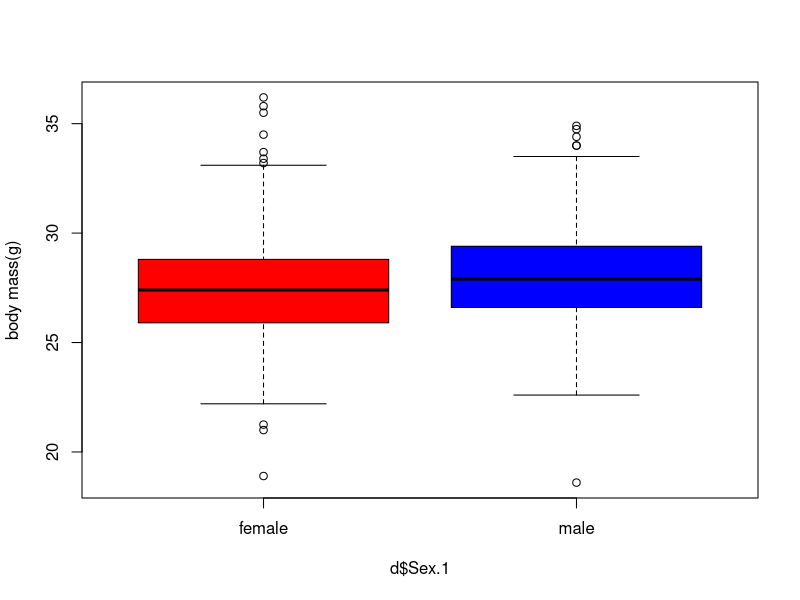

Source code (R):
rm(list=ls()) 	

d <- read.table("../Data/SparrowSize.txt", header = TRUE)#read data

boxplot(d$Mass ~ d$Sex.1, col = c("red", "blue"), ylab = "body mass(g)")

t.test1 <- t.test(d$Mass ~ d$Sex.1)
print(t.test1)

d1 <- as.data.frame(head(d,50))#first 50 rows of data

t.test2 <- t.test(d1$Mass ~ d1$Sex.1)
print(t.test2)

d2001 <- subset(d,d$Year == 2001)
t.wing.2001 <- t.test(d2001$Wing)
t.wing <- t.test(d$Wing)
print(t.wing.2001)

t.wing.2001.mf <- t.test(d2001$Wing ~ d2001$Sex.1)
t.wing.mf <- t.test(d$Wing ~ d$Sex.1)
require(pwr)
print(pwr.t.test(d=0.5/sd(d$Wing, na.rm=T), power=0.8, sig.level = .05, type = "two.sample", alternative = "two.sided"))
# d:effect size  sig.level: Type1 error prob        power:1-type2 error pro
